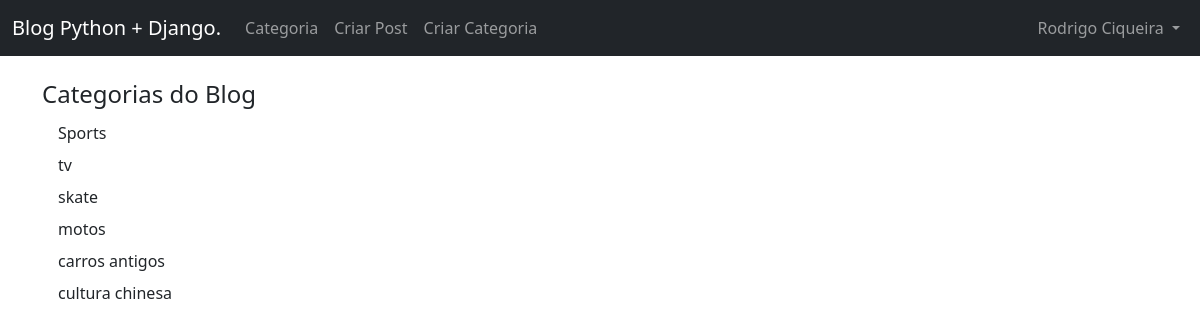
The page /category-list/ (signed in) on the database as committed earlier.
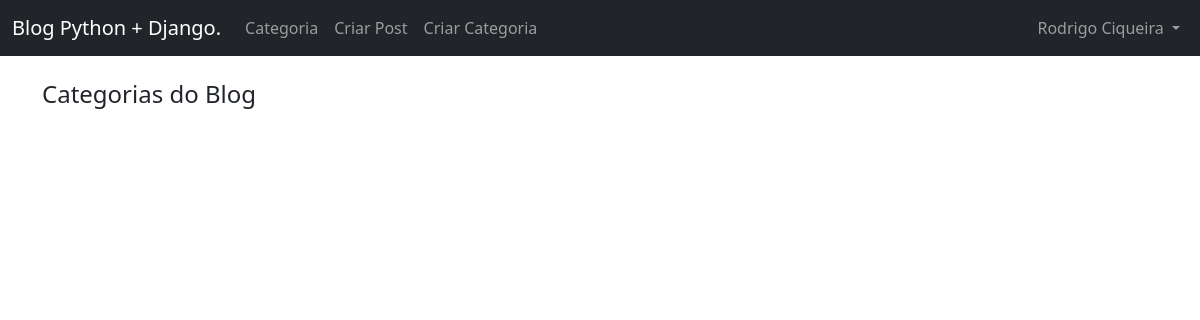
The same page on the database as committed later.
### MeuBlog/models.py (models this page shows, shortened)
class Category(models.Model):
    name = models.CharField(max_length=255)
    def __str__(self):
        return self.name

### MeuBlog/views.py (the view)
# urls.py: path('category-list/', CategoryListView, name='category-list'),
def CategoryListView(request):
    cat_menu_list = Category.objects.all()
    return render(request, 'category_list.html', {'cat_menu_list':cat_menu_list})

### MeuBlog/templates/category_list.html (shortened to what this page needs)
{% extends 'base.html' %}
{% block content %}
    <h4>Categorias do Blog</h4>
        {% for item in cat_menu_list %}
            <a class="dropdown-item" href="{% url 'category' item|slugify %}"> {{ item }}</a>
        {% endfor %}
{% endblock %}

### MeuBlog/templates/base.html (shortened to what this page needs)
<!doctype html>
<html lang="en">
  <head>
    <link href="https://cdn.jsdelivr.net/npm/bootstrap@5.0.2/dist/css/bootstrap.min.css" rel="stylesheet">
  </head>
  <body>
    <nav class="navbar navbar-expand-lg navbar-dark bg-dark">
        <div class="container-fluid">
          <a class="navbar-brand" href="{% url 'home' %}">Blog Python + Django.</a>
          <div class="collapse navbar-collapse" id="navbarSupportedContent">
            <ul class="navbar-nav me-auto mb-2 mb-lg-0">
              {% if cat_menu %}
              <li class="nav-item dropdown">
                <a class="nav-link dropdown-toggle" href="#" id="navbarDropdown" role="button" data-bs-toggle="dropdown" aria-expanded="false">
                  Categorias
                </a>
                <ul class="dropdown-menu" aria-labelledby="navbarDropdown">
                  {% for item in cat_menu %}
                  <a class="dropdown-item" href="{% url 'category' item|slugify %}"> {{ item }}</a>
                  {% endfor %}
<!--
                  <li><a class="dropdown-item" href="#">Action</a></li>
                  <li><a class="dropdown-item" href="#">Another action</a></li>
                  <li><hr class="dropdown-divider"></li>
                  <li><a class="dropdown-item" href="#">Something else here</a></li>
-->
                </ul>
              </li>
              {% else %}
                <li class="nav-item">
                  <a class="nav-link" href="{% url 'category-list' %}">Categoria</a>
                </li>
              {% endif %}
              {% if user.is_authenticated %}
                <li class="nav-item">
                  <a class="nav-link" href="{% url 'Faca_Seu_Post' %}">Criar Post</a>
                </li>
                <li class="nav-item">
                  <a class="nav-link" href="{% url 'add_category' %}">Criar Categoria</a>
                </li>
              {% endif %}
            </ul>
            {% if user.is_authenticated %}
                <ul class="navbar-nav ml-auto">
                  <li class="nav-item dropdown">
                    <a class="nav-link dropdown-toggle" id="navbarDropdown" role="button" data-bs-toggle="dropdown" aria-expanded="false">
                      {{ user.first_name }}
                      {{ user.last_name }}
                    </a>
                  </li>
                </ul>
            {% endif %}
          </div>
        </div>
      </nav>
    <br/>
    <div class="container">
        {% block content %}
        {% endblock %}
    </div>
  </body>
</html>

Rows that differ between the two databases and show on the page:
removed Category: name "Sports"
removed Category: name "tv"
removed Category: name "skate"
removed Category: name "motos"
removed Category: name "carros antigos"
removed Category: name "cultura chinesa"
